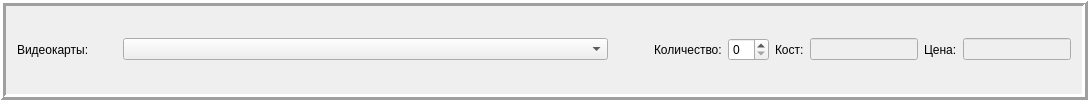
        <widget class="QFrame" name="frame_6">
         <property name="frameShape">
          <enum>QFrame::Box</enum>
         </property>
         <property name="frameShadow">
          <enum>QFrame::Raised</enum>
         </property>
         <property name="lineWidth">
          <number>3</number>
         </property>
         <layout class="QGridLayout" name="gridLayout_6">
          <item row="0" column="0">
           <layout class="QHBoxLayout" name="horizontalLayout_15">
            <item>
             <widget class="QLabel" name="label_27">
              <property name="minimumSize">
               <size>
                <width>100</width>
                <height>0</height>
               </size>
              </property>
              <property name="text">
               <string>Видеокарты: </string>
              </property>
             </widget>
            </item>
            <item>
             <widget class="QComboBox" name="comboBox_Video">
              <property name="minimumSize">
               <size>
                <width>485</width>
                <height>0</height>
               </size>
              </property>
             </widget>
            </item>
            <item>
             <spacer name="horizontalSpacer_18">
              <property name="orientation">
               <enum>Qt::Horizontal</enum>
              </property>
              <property name="sizeHint" stdset="0">
               <size>
                <width>40</width>
                <height>20</height>
               </size>
              </property>
             </spacer>
            </item>
            <item>
             <widget class="QLabel" name="label_3">
              <property name="text">
               <string>Количество:</string>
              </property>
             </widget>
            </item>
            <item>
             <widget class="QSpinBox" name="spinBox_Video"/>
            </item>
            <item>
             <widget class="QLabel" name="label_28">
              <property name="text">
               <string>Кост:</string>
              </property>
             </widget>
            </item>
            <item>
             <widget class="QLineEdit" name="lineEdit_cost_Video">
              <property name="enabled">
               <bool>false</bool>
              </property>
              <property name="sizePolicy">
               <sizepolicy hsizetype="Fixed" vsizetype="Fixed">
                <horstretch>0</horstretch>
                <verstretch>0</verstretch>
               </sizepolicy>
              </property>
             </widget>
            </item>
            <item>
             <widget class="QLabel" name="label_41">
              <property name="text">
               <string>Цена:</string>
              </property>
             </widget>
            </item>
            <item>
             <widget class="QLineEdit" name="lineEdit_price_Video">
              <property name="enabled">
               <bool>false</bool>
              </property>
              <property name="sizePolicy">
               <sizepolicy hsizetype="Fixed" vsizetype="Fixed">
                <horstretch>0</horstretch>
                <verstretch>0</verstretch>
               </sizepolicy>
              </property>
             </widget>
            </item>
           </layout>
          </item>
         </layout>
        </widget>
